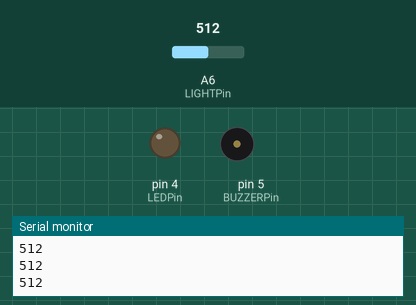
This sketch was run on a simulated Arduino Nano, built with avr-gcc and run on an emulated ATmega328P. Parts: output pins drawn as LEDs (lit = HIGH), buzzer (waves = sounding), the last lines printed to the serial monitor. The inputs (shaded band) are chosen by the test bench; at power-on: A6 (LIGHTPin) = 512.

Above: at 1.2 s.
1.3 s: A6 (LIGHTPin) set to 207
2.8 s: A6 (LIGHTPin) set to 186
At 3.1 s:
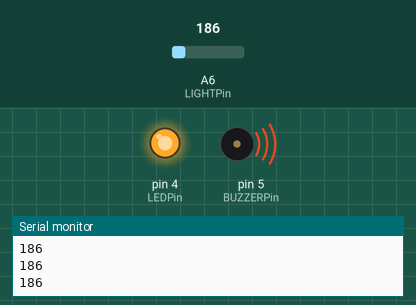
4.3 s: A6 (LIGHTPin) set to 210
At 5.4 s:
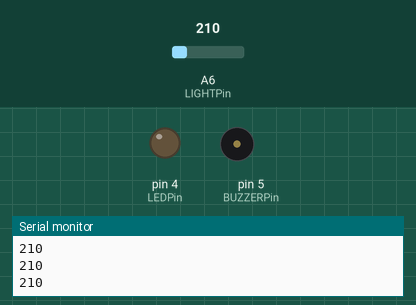
5.8 s: A6 (LIGHTPin) set to 190
At 6.6 s:
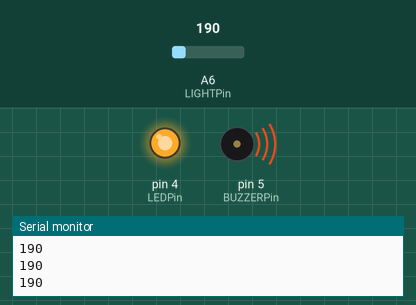
Timing chart, 0 to 8.3 s (numbered marks = the images above; inputs shaded):
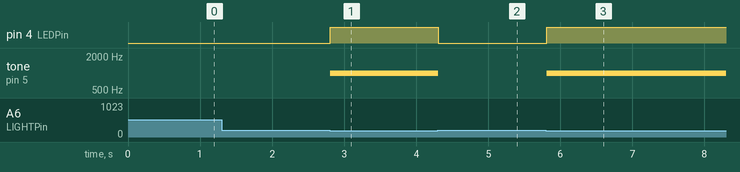

The sketch:

test_2_alarm_light.ino
```cpp
/*
  test_2_alarm_light.ino
  Detect ambiant light
  When light is lower than 200 alarm is on
*/
#define LIGHTPin A6 // light sensor pinout number
#define LEDPin  4   //  LED pinout number
#define BUZZERPin  5  // buzzer pinout number

#define LEVEL 200     //light level tigger
#define FREQUENCY 1000  //alarm frequency

uint16_t lightLevel;

void setup() {
  Serial.begin(9600);
  pinMode(LEDPin, OUTPUT);
  pinMode(BUZZERPin, OUTPUT);
  pinMode(LIGHTPin, INPUT);
}

void loop() {
  lightLevel = analogRead(LIGHTPin);
  Serial.println(lightLevel);
  if (lightLevel < LEVEL) {
    digitalWrite(LEDPin, HIGH);
    tone(BUZZERPin, FREQUENCY);
  }
  else {
    digitalWrite(LEDPin, LOW);
    noTone(BUZZERPin);
  }
}
```

Measured:
- the behaviour switches between 200 and 199 on A6 (LIGHTPin) (found by bisection; images 0 and 1)
- after the input at 2.8 s, pin 4 (LEDPin): LOW → HIGH at once; tone on pin 5 (BUZZERPin): silent → 1000 Hz at once
- after the input at 4.3 s, pin 4 (LEDPin): HIGH → LOW at once; tone on pin 5 (BUZZERPin): 1000 Hz → silent at once
- after the input at 5.8 s, pin 4 (LEDPin): LOW → HIGH at once; tone on pin 5 (BUZZERPin): silent → 1000 Hz at once
